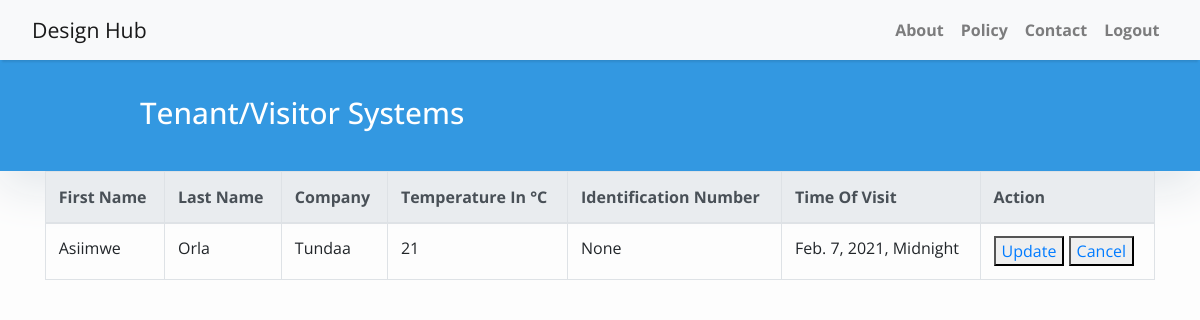
Page /visitors/1 (signed in) on the committed database.
### systems/models.py (models this page shows, shortened)
class Tenant(models.Model):
    id=models.IntegerField(primary_key=True)
    first_name=models.CharField(max_length=20)
    last_name=models.CharField(max_length=20)
    company=models.CharField(max_length=20)
    temperature=models.IntegerField()
    date=models.DateTimeField(auto_now_add=True)
    id_no= models.CharField(blank=True,max_length=20,null=True)
    class Meta:
        ordering=['-date']

### systems/views.py (the view)
# urls.py: path('visitors/<int:pk>' ,views.visitor_details, name='visitor_details'),
@login_required
def visitor_details(request,pk):
   tenant=Tenant.objects.get(pk=pk)
   context={
       'tenant':tenant
   }
   return(render( request, 'visitor_details.html',context))

### systems/templates/visitor_details.html (shortened to what this page needs)
{% extends "base.html" %}
{% block content %}
<header class="masthead">
    <div class="container">
        <div class="row">
            <div class=" col-md-8 col-md-10 mx-auto">
                <div class="site-heading">
                    <h3 class=" site-heading my-4 mt-3 text-white"> Tenant/Visitor Systems</h3>
                </div>
            </div>
        </div>
    </div>
</header>
<div class="container">
    <table class="table table-bordered">
        <thead class="thead-light">
            <tr>
                <th scope="col">First Name</th>
                <th scope="col">Last Name</th>
                <th scope="col">Company</th>
                <th scope="col">Temperature in &deg;C</th>
                <th scope="col">Identification number</th>
                <th scope="col">Time of Visit</th>
                <th scope="col">Action</th>
            </tr>
        </thead>
        <tbody >
            <tr >
                <td>{{tenant.first_name}} </td>
                <td>{{tenant.last_name}}</td>
                <td>{{tenant.company}} </td>
                <td>{{tenant.temperature}}</td>
                <td>{{tenant.id_no}} </td>
                <td>{{tenant.date}} </td>
                <td>
                    <button><a href="{%url 'update_visitor' tenant.pk%}" style="cursor:pointer;"> Update </a> </button>
                    <button><a href="{%url 'get_visitors'%}" style="cursor:pointer;"> Cancel</a></button></td>
            </tr>
        </tbody>
    </table>
</div>
{%endblock%}

### systems/templates/base.html (style rules this page uses)
body,html { font-family: 'Open Sans', sans-serif; font-size: 17px; background-color: #fdfdfd; font-weight:'bold' }
.masthead { background: #3398E1; height: auto; padding-bottom: 15px; box-shadow: 0 16px 48px #E3E7EB; padding-top: 10px; }

### systems/templates/visitor_details.html (style rules this page uses)
body { font-family: 'Open Sans', sans-serif; font-size: 16px; background-color: #fdfdfd; text-transform: capitalize; }

### rows in the picture
Tenant: first_name "Asiimwe", last_name "Orla", company "Tundaa", temperature "21", id_no "None", date "Feb. 7, 2021, Midnight"
